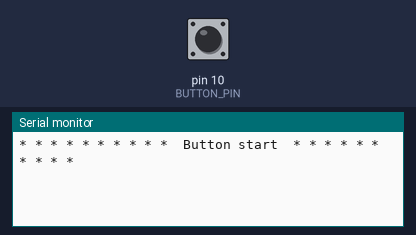
The sketch below on a simulated Arduino Uno, built with avr-gcc and run on an emulated ATmega328P. Shown: the last lines printed to the serial monitor. The inputs (shaded band) are chosen by the test bench; at power-on: pin 10 (BUTTON_PIN) HIGH.

Above: at 2.2 s.
2.3 s: pin 10 (BUTTON_PIN) pulled LOW for 0.15 s
At 3.5 s:
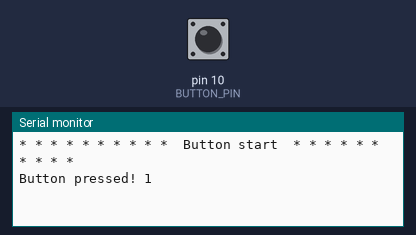
3.9 s: pin 10 (BUTTON_PIN) pulled LOW for 1 s
At 5.6 s:
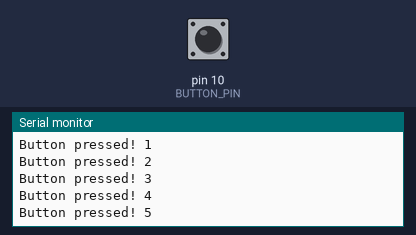
6.4 s: pin 10 (BUTTON_PIN) pulled LOW for 0.15 s
At 6.8 s:
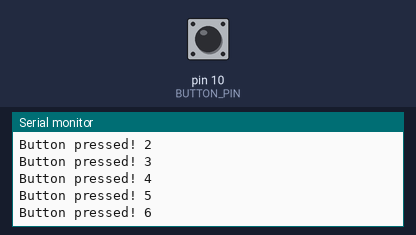
Timing chart, 0 to 9.4 s (numbered marks = the images above; inputs shaded):
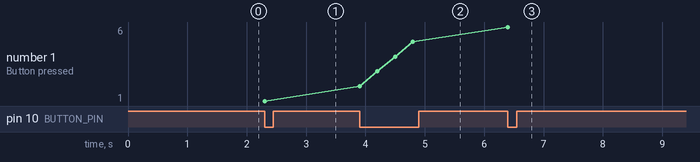

The sketch:

ESP32-11-Button_counter.ino
```cpp
/*
 * ESP32-11-Button_counter
 *
 * When the button is pressed the counter increases and is printed to serial
 *
 */

#define BUTTON_PIN 10

//Reverse logic with pullup resistor
#define BUTTON_PRESSED 0
#define BUTTON_OPEN    1

int buttonState = 0;
int counter = 0;

void setup() {
  Serial.begin(115200);
  delay(1000);
  Serial.println("\n\n* * * * * * * * * *  Button start  * * * * * * * * * *\n\n");
  pinMode(BUTTON_PIN, INPUT_PULLUP);
}//setup

void loop() {
  buttonState = digitalRead(BUTTON_PIN);
  if (buttonState == BUTTON_PRESSED) {
    Serial.print("Button pressed! ");
    counter++;
    Serial.println(counter);
    delay(300);
  }//if

}//loop

//EOF
```

Measured:
- after the input at 2.3 s, the serial monitor: prints a new line at once (image 1)
- after the input at 3.9 s, the serial monitor: prints a new line at once (image 2)
- after the input at 6.4 s, the serial monitor: prints a new line at once (image 3)
- plotted number 1: 1 → 5 after the input at 3.9 s, 5 → 6 after the input at 6.4 s
